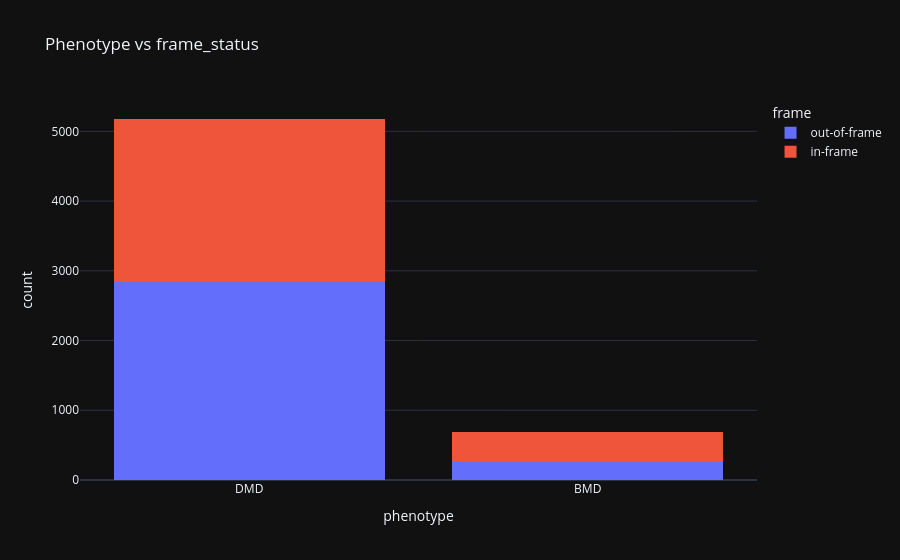

The code cell stored with this chart in its notebook:
### Markdown cell above
## 5. 📊 phenotype vs frame_status

### Code cell
tmp = d[['phenotype', 'frame']].dropna()
fig = px.histogram(tmp, x='phenotype', color='frame', barmode='stack', title='Phenotype vs frame_status')
fig.show()

### Figure 1 — Plotly figure (JSON) as saved in the notebook; plotly's stock layout.template omitted (floating-point values rounded to 4 significant figures; data arrays with more than 128 entries replaced by an {"elided": "..."} marker saying what was removed)
{"data": [{"bingroup": "x", "hovertemplate": "frame=out-of-frame<br>phenotype=%{x}<br>count=%{y}<extra></extra>", "legendgroup": "out-of-frame", "marker": {"color": "#636efa", "pattern": {"shape": ""}}, "name": "out-of-frame", "orientation": "v", "showlegend": true, "x": {"elided": "3096 str values"}, "xaxis": "x", "yaxis": "y", "type": "histogram"}, {"bingroup": "x", "hovertemplate": "frame=in-frame<br>phenotype=%{x}<br>count=%{y}<extra></extra>", "legendgroup": "in-frame", "marker": {"color": "#EF553B", "pattern": {"shape": ""}}, "name": "in-frame", "orientation": "v", "showlegend": true, "x": {"elided": "2767 str values"}, "xaxis": "x", "yaxis": "y", "type": "histogram"}], "layout": {"xaxis": {"anchor": "y", "domain": [0.0, 1.0], "title": {"text": "phenotype"}}, "yaxis": {"anchor": "x", "domain": [0.0, 1.0], "title": {"text": "count"}}, "legend": {"title": {"text": "frame"}, "tracegroupgap": 0}, "title": {"text": "Phenotype vs frame_status"}, "barmode": "stack"}}
